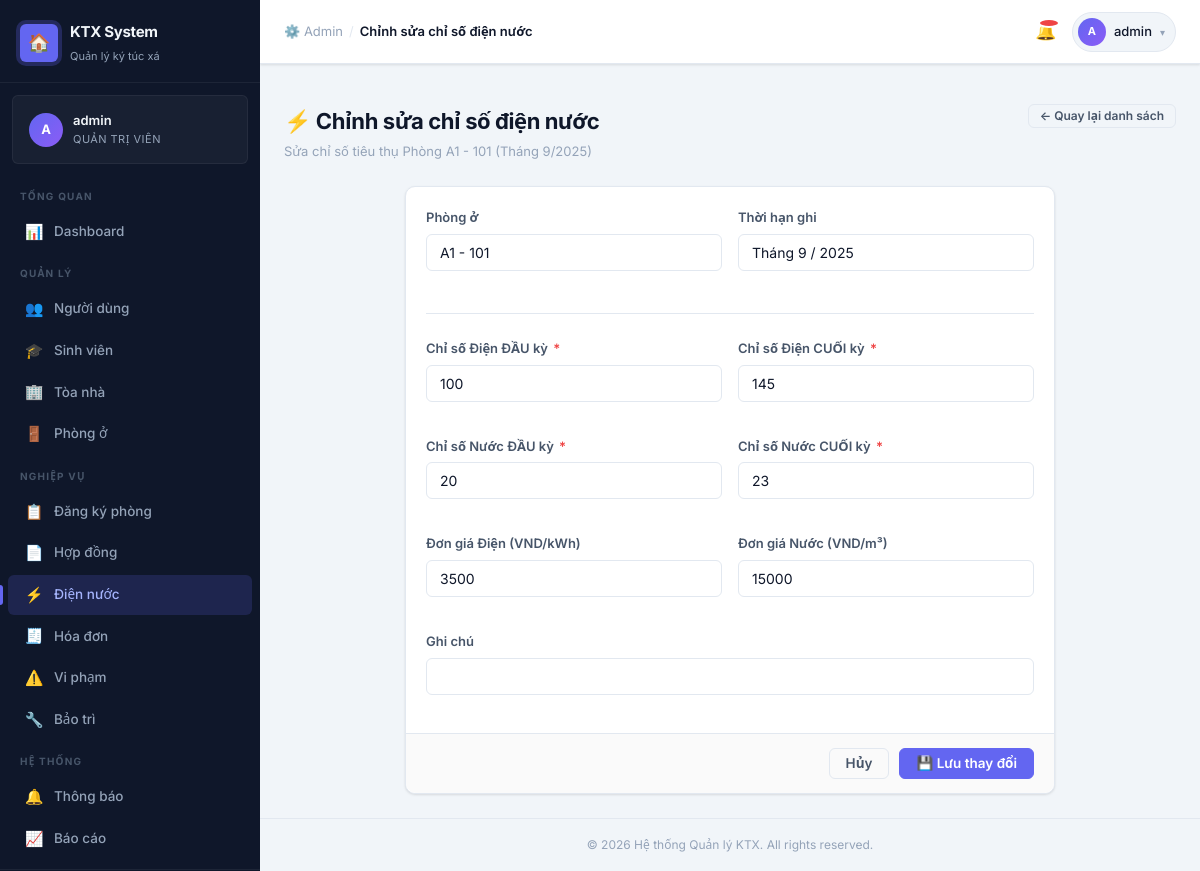
Screenshot of /public/admin/utilities/1/edit (signed in) with the database file from the repository.
### tables this page shows
CREATE TABLE `utility_readings` (
  `id`           INT UNSIGNED   NOT NULL AUTO_INCREMENT,
  `room_id`      INT UNSIGNED   NOT NULL,
  `month`        TINYINT        NOT NULL,
  `year`         SMALLINT       NOT NULL,
  `elec_prev`    DECIMAL(10,2)  NOT NULL DEFAULT 0.00
                 COMMENT 'Chỉ số điện đầu kỳ (kWh)',
  `elec_curr`    DECIMAL(10,2)  NOT NULL DEFAULT 0.00
                 COMMENT 'Chỉ số điện cuối kỳ (kWh)',
  `water_prev`   DECIMAL(10,2)  NOT NULL DEFAULT 0.00
                 COMMENT 'Chỉ số nước đầu kỳ (m³)',
  `water_curr`   DECIMAL(10,2)  NOT NULL DEFAULT 0.00
                 COMMENT 'Chỉ số nước cuối kỳ (m³)',
  `elec_rate`    DECIMAL(8,2)   NOT NULL DEFAULT 3500.00
                 COMMENT 'Đơn giá điện VND/kWh tại thời điểm ghi',
  `water_rate`   DECIMAL(8,2)   NOT NULL DEFAULT 15000.00
                 COMMENT 'Đơn giá nước VND/m³ tại thời điểm ghi',
  `recorded_by`  INT UNSIGNED   NOT NULL,
  `recorded_at`  DATETIME       NOT NULL DEFAULT CURRENT_TIMESTAMP,
  `notes`        VARCHAR(300)   NULL,
  PRIMARY KEY (`id`),
  UNIQUE KEY `uq_utility_room_month` (`room_id`, `month`, `year`),
  KEY `idx_utility_recorder` (`recorded_by`),
  CONSTRAINT `fk_utility_room`
    FOREIGN KEY (`room_id`) REFERENCES `rooms`(`id`)
    ON UPDATE CASCADE ON DELETE RESTRICT,
  CONSTRAINT `fk_utility_recorder`
    FOREIGN KEY (`recorded_by`) REFERENCES `users`(`id`)
    ON UPDATE CASCADE ON DELETE RESTRICT,
  CONSTRAINT `chk_utility_elec`
    CHECK (`elec_curr` >= `elec_prev`),
  CONSTRAINT `chk_utility_water`
    CHECK (`water_curr` >= `water_prev`),
  CONSTRAINT `chk_utility_month`
    CHECK (`month` BETWEEN 1 AND 12)
);

CREATE TABLE `buildings` (
  `id`           INT UNSIGNED  NOT NULL AUTO_INCREMENT,
  `name`         VARCHAR(100)  NOT NULL COMMENT 'Tên tòa nhà (A1, B2...)',
  `total_floors` TINYINT       NOT NULL DEFAULT 1,
  `gender_type`  ENUM('male','female','mixed') NOT NULL
                 COMMENT 'Giới tính được ở trong tòa',
  `manager_name` VARCHAR(100)  NOT NULL COMMENT 'Tên quản lý tòa',
  `manager_phone`VARCHAR(15)   NOT NULL,
  `address`      VARCHAR(255)  NOT NULL,
  `status`       ENUM('active','maintenance','closed') NOT NULL DEFAULT 'active',
  `created_at`   DATETIME      NOT NULL DEFAULT CURRENT_TIMESTAMP,
  `updated_at`   DATETIME      NOT NULL DEFAULT CURRENT_TIMESTAMP
                                ON UPDATE CURRENT_TIMESTAMP,
  PRIMARY KEY (`id`),
  UNIQUE KEY `uq_buildings_name` (`name`)
);

CREATE TABLE `rooms` (
  `id`               INT UNSIGNED   NOT NULL AUTO_INCREMENT,
  `building_id`      INT UNSIGNED   NOT NULL,
  `room_number`      VARCHAR(10)    NOT NULL COMMENT 'Số phòng (101, 202...)',
  `floor`            TINYINT        NOT NULL DEFAULT 1,
  `room_type`        ENUM('standard','deluxe','ac_standard','ac_deluxe')
                     NOT NULL DEFAULT 'standard',
  `capacity`         TINYINT        NOT NULL DEFAULT 4
                     COMMENT 'Số giường tối đa',
  `current_occupants`TINYINT        NOT NULL DEFAULT 0
                     COMMENT 'Số sinh viên đang ở – cập nhật khi duyệt hợp đồng',
  `price_per_month`  DECIMAL(10,2)  NOT NULL COMMENT 'Giá thuê cơ bản/tháng (VND)',
  `has_ac`           TINYINT(1)     NOT NULL DEFAULT 0,
  `status`           ENUM('available','full','maintenance','inactive')
                     NOT NULL DEFAULT 'available',
  `created_at`       DATETIME       NOT NULL DEFAULT CURRENT_TIMESTAMP,
  `updated_at`       DATETIME       NOT NULL DEFAULT CURRENT_TIMESTAMP
                                    ON UPDATE CURRENT_TIMESTAMP,
  PRIMARY KEY (`id`),
  UNIQUE KEY `uq_rooms_building_number` (`building_id`, `room_number`),
  CONSTRAINT `fk_rooms_building`
    FOREIGN KEY (`building_id`) REFERENCES `buildings`(`id`)
    ON UPDATE CASCADE ON DELETE RESTRICT
);

### app/views/admin/utilities/edit.php (the view, shortened to what the rows shown need)
<?php
$id        = (int)$reading['id'];
$room      = htmlspecialchars($reading['building_name'] . ' - ' . $reading['room_number']);
$month     = (int)$reading['month'];
$year      = (int)$reading['year'];
$elecPrev  = (float)$reading['elec_prev'];
$elecCurr  = (float)$reading['elec_curr'];
$waterPrev = (float)$reading['water_prev'];
$waterCurr = (float)$reading['water_curr'];
$elecRate  = (float)$reading['elec_rate'];
$waterRate = (float)$reading['water_rate'];
$notes     = htmlspecialchars($reading['notes'] ?? '');
?>
<div class="page-header">
  <div>
    <h1 class="page-title">⚡ Chỉnh sửa chỉ số điện nước</h1>
    <p class="page-subtitle">Sửa chỉ số tiêu thụ Phòng <?= $room ?> (Tháng <?= $month ?>/<?= $year ?>)</p>
  </div>
  <div class="page-actions">
    <a href="/testfinal/public/admin/utilities" class="btn btn-ghost btn-sm">← Quay lại danh sách</a>
  </div>
</div>
<div class="card" style="max-width: 650px; margin: 0 auto;">
  <form method="POST" action="/testfinal/public/admin/utilities/<?= $id ?>">
    <div class="card-body" style="display: flex; flex-direction: column; gap: 16px;">
      <div class="form-row">
        <div class="form-group">
          <label class="form-label">Phòng ở</label>
          <input type="text" class="form-control" value="<?= $room ?>" disabled style="background:var(--bg-neutral);cursor:not-allowed;">
        </div>
        <div class="form-group">
          <label class="form-label">Thời hạn ghi</label>
          <input type="text" class="form-control" value="Tháng <?= $month ?> / <?= $year ?>" disabled style="background:var(--bg-neutral);cursor:not-allowed;">
        </div>
      </div>
      <hr style="border:0;border-top:1px solid var(--border);margin:8px 0;">
      <div class="form-row">
        <div class="form-group">
          <label class="form-label">Chỉ số Điện ĐẦU kỳ <span class="req">*</span></label>
          <input type="number" name="elec_prev" class="form-control" step="0.1" value="<?= htmlspecialchars($_old['elec_prev'] ?? $elecPrev) ?>" required>
        </div>
        <div class="form-group">
          <label class="form-label">Chỉ số Điện CUỐI kỳ <span class="req">*</span></label>
          <input type="number" name="elec_curr" class="form-control" step="0.1" value="<?= htmlspecialchars($_old['elec_curr'] ?? $elecCurr) ?>" required>
        </div>
      </div>
      <div class="form-row">
        <div class="form-group">
          <label class="form-label">Chỉ số Nước ĐẦU kỳ <span class="req">*</span></label>
          <input type="number" name="water_prev" class="form-control" step="0.1" value="<?= htmlspecialchars($_old['water_prev'] ?? $waterPrev) ?>" required>
        </div>
        <div class="form-group">
          <label class="form-label">Chỉ số Nước CUỐI kỳ <span class="req">*</span></label>
          <input type="number" name="water_curr" class="form-control" step="0.1" value="<?= htmlspecialchars($_old['water_curr'] ?? $waterCurr) ?>" required>
        </div>
      </div>
      <div class="form-row">
        <div class="form-group">
          <label class="form-label">Đơn giá Điện (VND/kWh)</label>
          <input type="number" name="elec_rate" class="form-control" value="<?= htmlspecialchars($_old['elec_rate'] ?? $elecRate) ?>">
        </div>
        <div class="form-group">
          <label class="form-label">Đơn giá Nước (VND/m³)</label>
          <input type="number" name="water_rate" class="form-control" value="<?= htmlspecialchars($_old['water_rate'] ?? $waterRate) ?>">
        </div>
      </div>
      <div class="form-group">
        <label class="form-label">Ghi chú</label>
        <input type="text" name="notes" class="form-control" value="<?= htmlspecialchars($_old['notes'] ?? $notes) ?>">
      </div>
    </div>
    <div class="card-footer" style="display: flex; justify-content: flex-end; gap: 10px;">
      <a href="/testfinal/public/admin/utilities" class="btn btn-ghost">Hủy</a>
      <button type="submit" class="btn btn-primary">💾 Lưu thay đổi</button>
    </div>
  </form>
</div>

### app/core/Router.php (shortened to what the rows shown need)
<?php
class Router
{
    private array $routes = [];
    private array $groupStack = [];
    private int $lastIndex = -1;
    public function name(string $name): static
    {
        if ($this->lastIndex >= 0) {
            $this->routes[$this->lastIndex]['name'] = $name;
        }
        return $this;
    }
    public function middleware(string|array $middleware): static
    {
        if ($this->lastIndex >= 0) {
            $existing = $this->routes[$this->lastIndex]['middleware'];
            $add      = (array)$middleware;
            $this->routes[$this->lastIndex]['middleware'] = array_unique([...$existing, ...$add]);
        }
        return $this;
    }
    public function where(string $param, string $regex): static
    {
        if ($this->lastIndex >= 0) {
            $this->routes[$this->lastIndex]['constraints'][$param] = $regex;
        }
        return $this;
    }
    public function group(string $prefix, callable $callback, array $middleware = []): static
    {
        $parentPrefix     = $this->currentGroupPrefix();
        $parentMiddleware = $this->currentGroupMiddleware();
        $this->groupStack[] = [
            'prefix'     => $parentPrefix . $prefix,
            'middleware' => array_unique([...$parentMiddleware, ...$middleware]),
        ];
        array_pop($this->groupStack);
        return $this;
    }
    public function dispatch(): void
    {
        $method = $this->resolveMethod();
        $uri    = $this->resolveUri();
        foreach ($this->routes as $route) {
            if ($route['method'] !== $method) {
                continue;
            }
            $params = [];
            if (!$this->matchRoute($route, $uri, $params)) {
                continue;
            }
            $this->runMiddleware($route['middleware'], function () use ($route, $params) {
                $this->callHandler($route['handler'], $params);
            });
            return;
        }
    }
    private function addRoute(string $method, string $uri, string|callable $handler): static
    {
        $prefix     = $this->currentGroupPrefix();
        $middleware = $this->currentGroupMiddleware();
        $fullUri    = $prefix . ($uri === '/' ? '' : $uri) ?: '/';
        $this->routes[] = [
            'method'       => strtoupper($method),
            'original_uri' => $fullUri,
            'pattern'      => $this->buildPattern($fullUri),
            'param_names'  => $this->extractParamNames($fullUri),
            'handler'      => $handler,
            'middleware'   => $middleware,
            'name'         => null,
            'constraints'  => [],
        ];
        $this->lastIndex = count($this->routes) - 1;
        return $this;
    }
    private function buildPattern(string $uri): string
    {
        $pattern = preg_replace_callback(
            '/:([a-zA-Z_][a-zA-Z0-9_]*)/',
            fn($m) => '(?P<' . $m[1] . '>[^/]+)',
            $uri
        );
        return '#^' . $pattern . '$#u';
    }
    private function extractParamNames(string $uri): array
    {
        preg_match_all('/:([a-zA-Z_][a-zA-Z0-9_]*)/', $uri, $matches);
        return $matches[1];
    }
    private function matchRoute(array $route, string $uri, array &$params): bool
    {
        $pattern = $route['pattern'];
        foreach ($route['constraints'] as $param => $regex) {
            $pattern = str_replace(
                "(?P<{$param}>[^/]+)",
                "(?P<{$param}>{$regex})",
                $pattern
            );
        }
        if (!preg_match($pattern, $uri, $matches)) {
            return false;
        }
        return true;
    }
    private function callHandler(string|callable $handler, array $params): void
    {
        [$class, $method] = explode('@', $handler, 2);
        $controller = new $class();
        $controller->$method($params);
    }
    private function runMiddleware(array $middleware, callable $final): void
    {
        $pipeline = array_reduce(
            array_reverse($middleware),
            function (callable $carry, string $name): callable {
                return function () use ($name, $carry): void {
                    $mw = $this->resolveMiddleware($name);
                    $mw->handle($carry);
                };
            },
            $final
        );
        $pipeline();
    }
    private function resolveMiddleware(string $name): object
    {
        return new $class();
    }
    private function resolveMethod(): string
    {
        $method = strtoupper($_SERVER['REQUEST_METHOD'] ?? 'GET');
        return $method;
    }
    private function resolveUri(): string
    {
        $uri = $_SERVER['REQUEST_URI'] ?? '/';
        $scriptDir = rtrim(dirname($_SERVER['SCRIPT_NAME']), '/\\');
        $rootDir   = rtrim(dirname($scriptDir), '/\\');
        if ($scriptDir !== '' && $scriptDir !== '/' && str_starts_with($uri, $scriptDir)) {
            $uri = substr($uri, strlen($scriptDir));
        } elseif ($rootDir !== '' && $rootDir !== '/' && $rootDir !== '\\' && str_starts_with($uri, $rootDir)) {
            $uri = substr($uri, strlen($rootDir));
        }
        return ('/' . trim(urldecode($uri), '/')) ?: '/';
    }
    private function currentGroupPrefix(): string
    {
        return empty($this->groupStack)
            ? ''
            : end($this->groupStack)['prefix'];
    }
    private function currentGroupMiddleware(): array
    {
        return empty($this->groupStack)
            ? []
            : end($this->groupStack)['middleware'];
    }
}

### rows the page displays
utility_readings: buildings.name "A1 - 101", month "9", year "2025", room_number "A1 - 101", month+year "Tháng 9 / 2025", elec_prev "100", elec_curr "145", water_prev "20", water_curr "23", elec_rate "3500", water_rate "15000"

### other values shown
$icon "📊 👥 🎓 🏢 🚪 📋 📄 ⚡ 🧾 ⚠️ 🔧 🔔 📈"
$label "Dashboard Người dùng Sinh viên Tòa nhà Phòng ở Đăng ký phòng Hợp đồng Điện nước Hóa đơn Vi phạm Bảo trì Thông báo Báo cáo"
